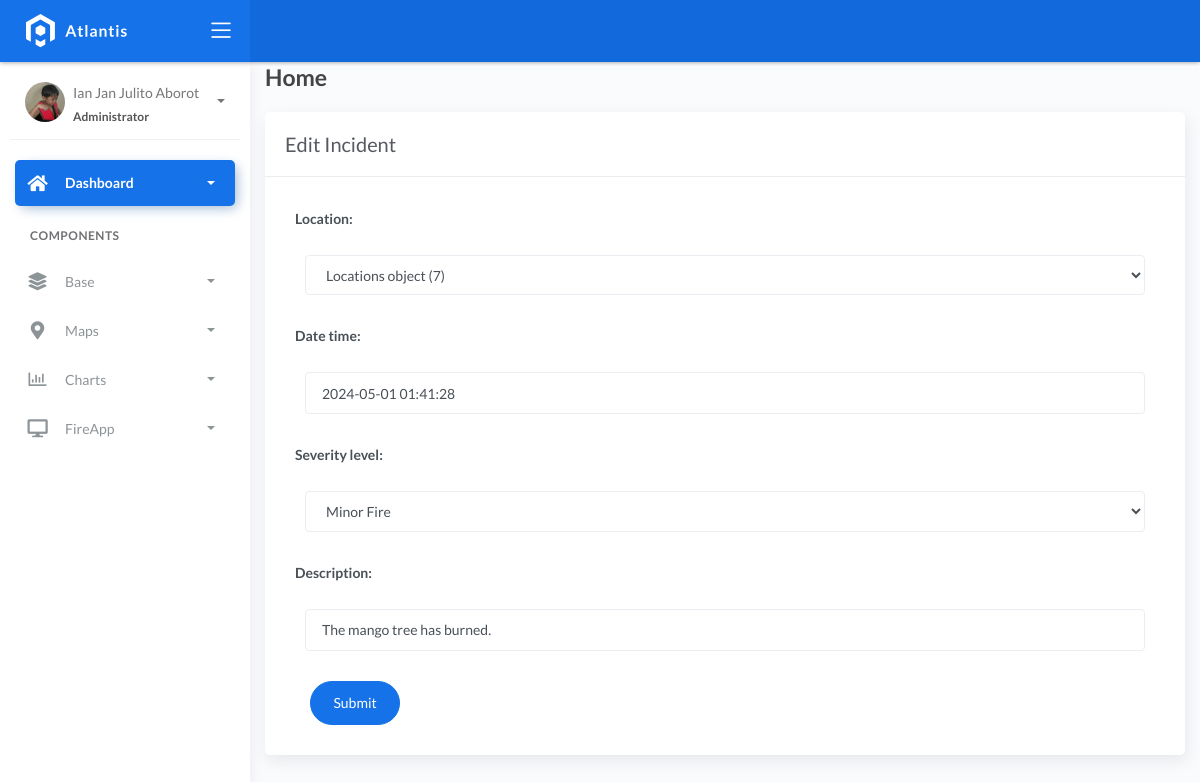
/incident_list/1, run on the app's committed database.
### fire/models.py (models this page shows)
class BaseModel(models.Model):
    created_at = models.DateTimeField(auto_now_add=True, db_index=True)
    updated_at = models.DateTimeField(auto_now=True)
    class Meta:
        abstract = True

class Incident(BaseModel):
    SEVERITY_CHOICES = (
        ('Minor Fire', 'Minor Fire'),
        ('Moderate Fire', 'Moderate Fire'),
        ('Major Fire', 'Major Fire'),
    )
    location = models.ForeignKey(Locations, on_delete=models.CASCADE)
    date_time = models.DateTimeField(blank=True, null=True)
    severity_level = models.CharField(max_length=45, choices=SEVERITY_CHOICES)
    description = models.CharField(max_length=250)

### fire/views.py (the view)
# urls.py: path('incident_list/<pk>', IncidentUpdateView.as_view(), name='incident-edit'),
class IncidentUpdateView(UpdateView):
    model = Incident
    form_class = IncidentForm
    template_name = 'incident_edit.html'
    success_url = reverse_lazy('incident')

### fire/forms.py
class IncidentForm(ModelForm):
    class Meta:
        model = Incident
        fields = "__all__"

### templates/incident_edit.html
{% extends 'base.html' %} {% load static %} {% block content %}
<div class="content">
    <div class="container-fluid">
        <h4 class="page-title">Home</h4>
        <div class="row">
            <div class="col-md-12">
                <div class="card">
                    <div class="card-header">
                        <div class="card-title">Edit Incident</div>
                    </div>
                    <div class="col-md-6"></div>
                    <div class="card-body">
                        <form action="" class="" method="post" novalidate>
                            {% csrf_token %} {% include 'includes/form.html' %}
                            <div class="form-group">
                                <div class="col-md-12 col-sm-3">
                                    <button type="submit" class="btn btn-primary btn-rounded">Submit</button>
                                </div>
                            </div>
                        </form>
                    </div>
                </div>
            </div>
        </div>
    </div>
</div>
{% endblock %}

### templates/includes/form.html (shortened to what this page needs)
{% load widget_tweaks %}
{% for field in form %}
<div class="field item form-group">
    <label>{{ field.label_tag }}</label>
  <div class="form-group">
    {% render_field field class="form-control" %}
  </div>
</div>
{% endfor %}

### data on the page
Incident: location "Locations object (7)" "2024-05-01 01:41:28" "Minor Fire" "The mango tree has burned."

### other printed values
{{ field.label_tag }} "Location:" "Date time:" "Severity level:" "Description:"
